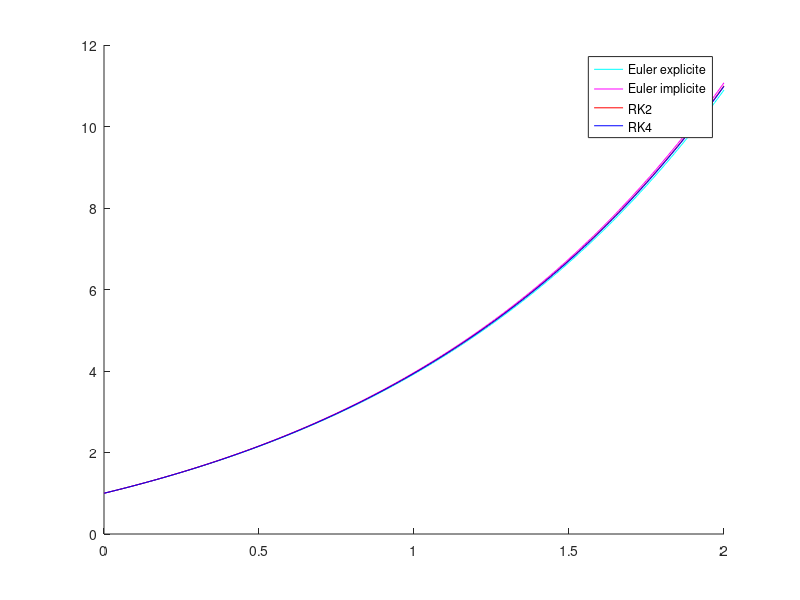

Write MATLAB code to recreate this figure.
% Exercice 1 - TP2
clc;
clear variables;
close all;

% fonction f définie par y'=f(t,y)
f=@(t,y)(2*t*y+3*t-1)/(1+t.^2);

% initialisation
tmin=0;
tmax=2;
h=0.01;               % pas de calcul
t=tmin:h:tmax;
y=zeros(4,length(t));   % 4 lignes : l ligne par méthode
y(:,1)= 1;
beta=0.5;               % paramètre de la méthode de Runge-Kutta d’ordre 2

for k=1:length(t)-1
    % Euler explicite
    y(1,k+1)= y(1,k) + h*f(t,y(1,k));
    
    % Euler implicite
    y(2,k+1) = ((1+(t+h).^2) * y(2,k) + h * (3*(t+h)-1))/(1+(t+h).^2-2*h*(t+h));
    
    % Runge-Kutta d'ordre 2 (3 lignes de code)
    f1=f(t,y(3,k));
    f2=f(t+h/(2*beta),y(3,k))+h/(2*beta)*f(t,y(3,k));
    y(3,k+1) = y(3,k) + h*((1-beta)*f1+beta*f2);
    
    % Runge-Kutta d'ordre 4 (5 lignes de code)
    k1 = f(t,y(4,k));
    k2 = f(t+h/2,y(4,k)+h/2*k1);
    k3 = f(t+h/2,y(4,k)+h/2*k2);
    k4 = f(t + h,y(4,k)+h*k3);
    y(4,k+1) = y(4,k) + h/6 * (k1 + 2*k2 + 2*k3 + k4);

end

% affichage
figure(1);
hold on;
plot(t,y(1,:),'c');
plot(t,y(2,:),'m');
plot(t,y(3,:),'r');
plot(t,y(4,:),'b');
lg=legend('Euler explicite','Euler implicite','RK2','RK4');

